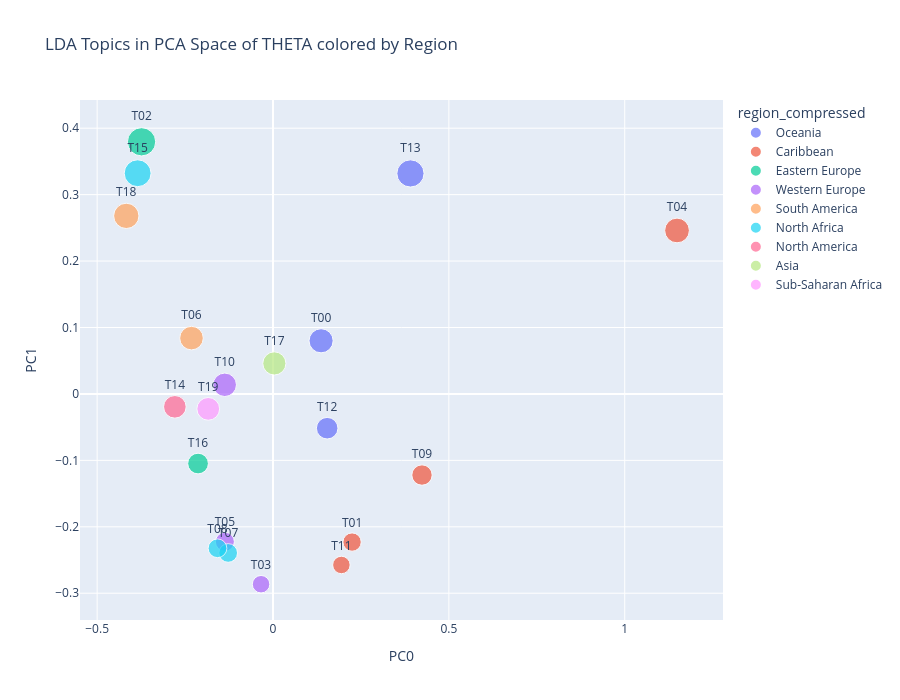
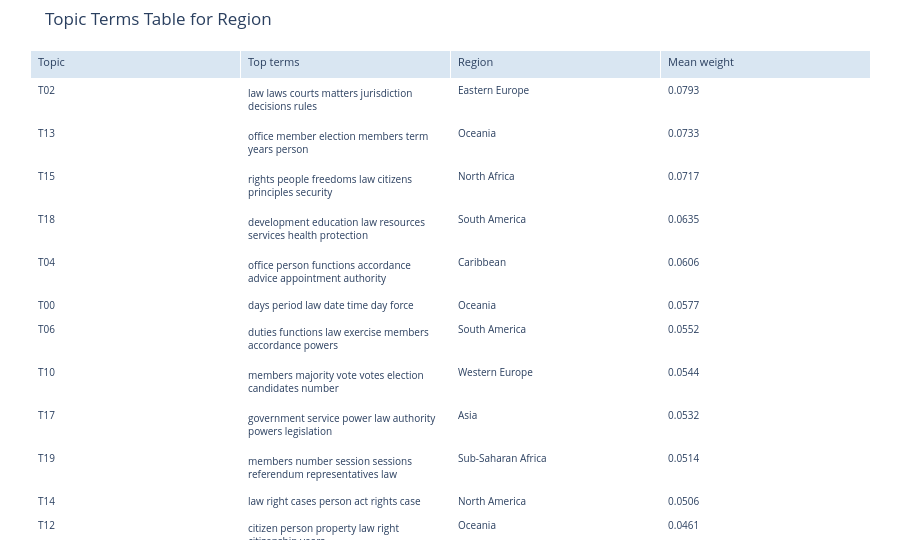
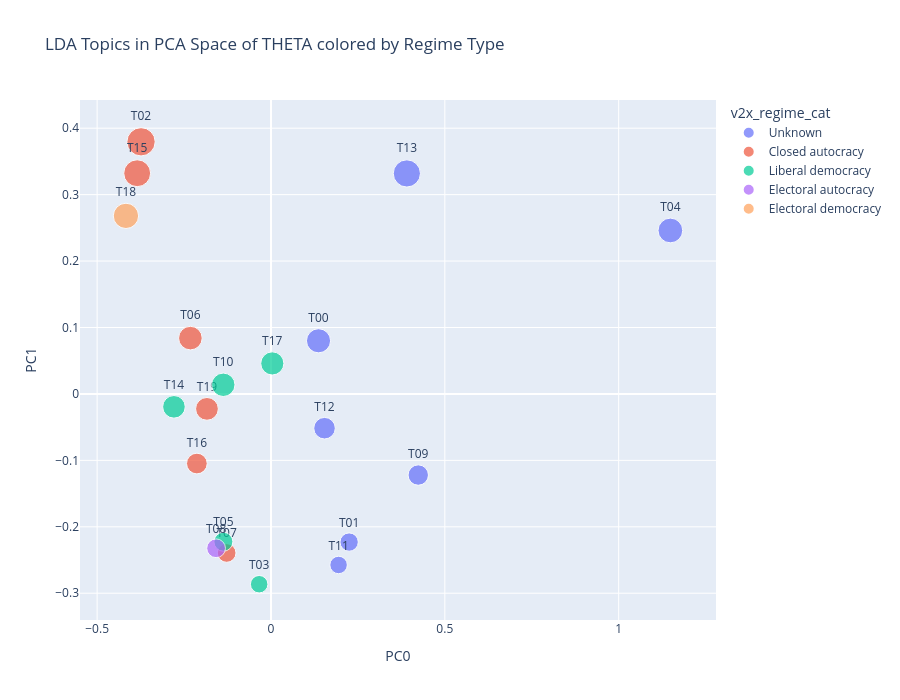
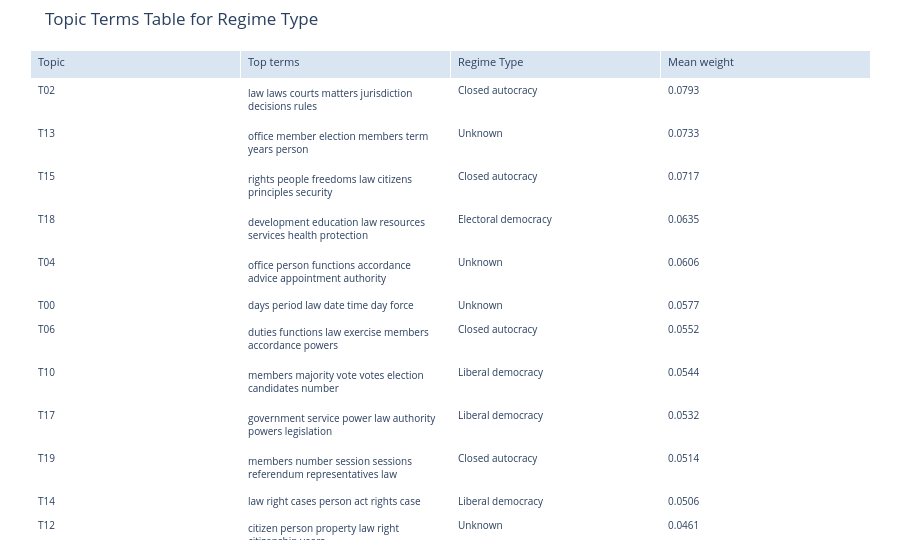

Here is the notebook cell these charts were saved with, in order:
### Markdown cell above
## LDA + PCA Visualization

This section applies PCA to the constitution-level `THETA` table with topics treated as observations. Each topic is plotted in the space opened by the first two principal components. Point size is based on mean topic weight across constitutions, and point color is based on the dominant `region_compressed` category in `LIB` after weighting countries by topic strength.

The color is therefore an interpretive overlay rather than a claim that a topic belongs exclusively to one region. It identifies which metadata category contributes the most weight to a topic on average after constitution-level topic weights have already been aggregated.

### Code cell
LDA_PCA_COLOR_COLS = [
    'region_compressed',
    'v2x_regime_cat',
    'v2x_freexp_altinf_cat',
    'v2x_rule_cat',
    'year_created',
    'year_amended',
]

DISPLAY_LABELS = {
    'region_compressed': 'Region',
    'v2x_regime_cat': 'Regime Type',
    'v2x_freexp_altinf_cat': 'Media Freedom',
    'v2x_rule_cat': 'Rule of Law',
    'year_created': 'Year Created',
    'year_amended': 'Year Amended',
}

LDA_PCA_REGION_HTML = Path('lda_pca_region.html')
LDA_PCA_REGION_TABLE_HTML = Path('lda_pca_region_table.html')
LDA_PCA_REGION_TABLE_CSV = Path('lda_pca_region_table.csv')

def build_topic_pca_table(theta_country: pd.DataFrame, topics: pd.DataFrame, lib: pd.DataFrame, color_col: str):
    # Treat topics as observations so PCA shows which topics vary together across constitutions.
    if color_col not in lib.columns:
        raise KeyError(f'{color_col} is not present in LIB.')
    topic_pca = PCA(n_components=2)
    coords = topic_pca.fit_transform(theta_country.T)
    topic_table = pd.DataFrame(coords, index=theta_country.columns, columns=['PC0', 'PC1'])
    topic_table.index.name = 'topic_id'
    topic_table['mean_doc_weight'] = theta_country.mean(axis=0)
    topic_table['top_terms'] = topics.reindex(topic_table.index)['top_terms']
    lib_doc = lib.drop_duplicates(subset=['country_id']).set_index('country_id')
    # Normalize category totals by category size so larger groups do not dominate by count alone.
    weighted = theta_country.join(lib_doc[[color_col]], how='left')
    weighted = weighted.dropna(subset=[color_col])
    dominant_values = {}
    for topic_id in theta_country.columns:
        grouped = weighted.groupby(color_col)[topic_id]
        adjusted = (grouped.sum() / grouped.count()).sort_values(ascending=False)
        dominant_values[topic_id] = adjusted.index[0] if len(adjusted) else 'Unknown'
    topic_table[color_col] = pd.Series(dominant_values)
    return topic_table.reset_index(), topic_pca.explained_variance_ratio_


def build_topic_terms_table(topic_pca: pd.DataFrame, color_col: str, top_n: int = 20) -> pd.DataFrame:
    table = topic_pca[['topic_id', 'top_terms', color_col, 'mean_doc_weight']].copy()
    table = table.sort_values('mean_doc_weight', ascending=False).head(top_n)
    table['mean_doc_weight'] = table['mean_doc_weight'].map(lambda x: f'{x:.4f}')
    return table.rename(columns={
        'topic_id': 'Topic',
        'top_terms': 'Top terms',
        color_col: DISPLAY_LABELS.get(color_col, color_col.replace('_', ' ').title()),
        'mean_doc_weight': 'Mean weight',
    })


def build_topic_terms_table_figure(table_df: pd.DataFrame, title: str):
    table_height = max(320, 80 + 24 * len(table_df))
    fig = go.Figure(
        data=[
            go.Table(
                header=dict(
                    values=list(table_df.columns),
                    align='left',
                    fill_color='#D9E6F2',
                    font=dict(size=11),
                ),
                cells=dict(
                    values=[table_df[col] for col in table_df.columns],
                    align='left',
                    fill_color='white',
                    font=dict(size=10),
                    height=24,
                ),
            )
        ]
    )
    fig.update_layout(
        title=title,
        height=table_height,
        margin=dict(t=50, r=30, b=20, l=30),
    )
    return fig


TOPIC_PCA_TABLES = {}
for color_col in LDA_PCA_COLOR_COLS:
    topic_pca, topic_pca_explained = build_topic_pca_table(THETA_COUNTRY, TOPICS, LIB.reset_index(), color_col)
    topic_pca['size_for_plot'] = topic_pca['mean_doc_weight'] * 1200
    TOPIC_PCA_TABLES[color_col] = (topic_pca, topic_pca_explained)

if px is None or go is None:
    raise ModuleNotFoundError('plotly is required for the LDA + PCA visualization but is not installed in this environment.')

LDA_PCA_FIGS = {}
LDA_PCA_TABLE_FIGS = {}
for color_col, (topic_pca, topic_pca_explained) in TOPIC_PCA_TABLES.items():
    title_label = DISPLAY_LABELS.get(color_col, color_col.replace('_', ' ').title())
    scatter_fig = px.scatter(
        topic_pca,
        x='PC0',
        y='PC1',
        text='topic_id',
        hover_name='topic_id',
        hover_data={
            'top_terms': True,
            'mean_doc_weight': ':.4f',
            color_col: True,
            'size_for_plot': False,
        },
        size='size_for_plot',
        color=color_col,
        title=f'LDA Topics in PCA Space of THETA colored by {title_label}',
        height=700,
    )
    scatter_fig.update_traces(textposition='top center')
    topic_terms_table = build_topic_terms_table(topic_pca, color_col)
    table_fig = build_topic_terms_table_figure(
        topic_terms_table,
        f'Topic Terms Table for {title_label}',
    )
    scatter_fig.show()
    table_fig.show()
    LDA_PCA_FIGS[color_col] = scatter_fig
    LDA_PCA_TABLE_FIGS[color_col] = table_fig

TOPIC_PCA_REGION_YEAR = TOPIC_PCA_TABLES['region_compressed'][0].merge(
    TOPIC_PCA_TABLES['year_created'][0][['topic_id', 'year_created']],
    on='topic_id',
    how='left',
)

scatter_fig_region_year = px.scatter(
    TOPIC_PCA_REGION_YEAR,
    x='PC0',
    y='PC1',
    text='topic_id',
    hover_name='topic_id',
    hover_data={
        'top_terms': True,
        'mean_doc_weight': ':.4f',
        'region_compressed': True,
        'year_created': True,
        'size_for_plot': False,
    },
    size='size_for_plot',
    color='year_created',
    symbol='region_compressed',
    title='LDA Topics in PCA Space: color = Year Created, shape = Region',
    height=700,
)
scatter_fig_region_year.update_traces(textposition='top center')
region_year_table = TOPIC_PCA_REGION_YEAR[['topic_id', 'top_terms', 'region_compressed', 'year_created', 'mean_doc_weight']].copy()
region_year_table = region_year_table.sort_values('mean_doc_weight', ascending=False).head(20)
region_year_table['mean_doc_weight'] = region_year_table['mean_doc_weight'].map(lambda x: f'{x:.4f}')
region_year_table = region_year_table.rename(columns={
    'topic_id': 'Topic',
    'top_terms': 'Top terms',
    'region_compressed': 'Region',
    'year_created': 'Year created',
    'mean_doc_weight': 'Mean weight',
})
LDA_PCA_TABLE_REGION_YEAR = build_topic_terms_table_figure(
    region_year_table,
    'Topic Terms Table for Year Created and Region',
)
scatter_fig_region_year.show()
LDA_PCA_TABLE_REGION_YEAR.show()
LDA_PCA_FIG_REGION_YEAR = scatter_fig_region_year

REGION_TOPIC_TABLE = TOPIC_PCA_TABLES['region_compressed'][0][['topic_id', 'PC0', 'PC1', 'mean_doc_weight', 'region_compressed', 'top_terms']].sort_values('mean_doc_weight', ascending=False).head(20).copy()
REGION_TOPIC_TABLE = REGION_TOPIC_TABLE.rename(columns={'region_compressed': 'region'})

LDA_PCA_FIGS['region_compressed'].write_html(LDA_PCA_REGION_HTML, include_plotlyjs='cdn')
LDA_PCA_TABLE_FIGS['region_compressed'].write_html(LDA_PCA_REGION_TABLE_HTML, include_plotlyjs='cdn')
REGION_TOPIC_TABLE.to_csv(LDA_PCA_REGION_TABLE_CSV, index=False)

print('Saved region graph:', LDA_PCA_REGION_HTML)
print('Saved region table html:', LDA_PCA_REGION_TABLE_HTML)
print('Saved region table csv:', LDA_PCA_REGION_TABLE_CSV)
REGION_TOPIC_TABLE

### Figure 1 — Plotly figure (JSON) as saved in the notebook; plotly's stock layout.template omitted (floating-point values rounded to 4 significant figures)
{"data": [{"customdata": [["days period law date time day force", 0.0577, "Oceania", 69.25], ["citizen person property law right citizenship years", 0.04608, "Oceania", 55.3], ["office member election members term years person", 0.07331, "Oceania", 87.97]], "hovertemplate": "<b>%{hovertext}</b><br><br>region_compressed=%{customdata[2]}<br>PC0=%{x}<br>PC1=%{y}<br>topic_id=%{text}<br>top_terms=%{customdata[0]}<br>mean_doc_weight=%{customdata[1]:.4f}<extra></extra>", "hovertext": ["T00", "T12", "T13"], "legendgroup": "Oceania", "marker": {"color": "#636efa", "size": [69.25, 55.3, 87.97], "sizemode": "area", "sizeref": 0.238, "symbol": "circle"}, "mode": "markers+text", "name": "Oceania", "orientation": "v", "showlegend": true, "text": ["T00", "T12", "T13"], "textposition": "top center", "type": "scatter", "x": [0.1367, 0.154, 0.3908], "xaxis": "x", "y": [0.07999, -0.05158, 0.3319], "yaxis": "y"}, {"customdata": [["year expenditure motion law purposes moneys purpose", 0.03333, "Caribbean", 39.99], ["office person functions accordance advice appointment authority", 0.06059, "Caribbean", 72.71], ["court person proceedings offence law case question", 0.04122, "Caribbean", 49.47], ["person law authority order religion extent force", 0.03034, "Caribbean", 36.41]], "hovertemplate": "<b>%{hovertext}</b><br><br>region_compressed=%{customdata[2]}<br>PC0=%{x}<br>PC1=%{y}<br>topic_id=%{text}<br>top_terms=%{customdata[0]}<br>mean_doc_weight=%{customdata[1]:.4f}<extra></extra>", "hovertext": ["T01", "T04", "T09", "T11"], "legendgroup": "Caribbean", "marker": {"color": "#EF553B", "size": [39.99, 72.71, 49.47, 36.41], "sizemode": "area", "sizeref": 0.238, "symbol": "circle"}, "mode": "markers+text", "name": "Caribbean", "orientation": "v", "showlegend": true, "text": ["T01", "T04", "T09", "T11"], "textposition": "top center", "type": "scatter", "x": [0.2248, 1.149, 0.4236, 0.1945], "xaxis": "x", "y": [-0.223, 0.246, -0.1221, -0.2575], "yaxis": "y"}, {"customdata": [["law laws courts matters jurisdiction decisions rules", 0.07932, "Eastern Europe", 95.18], ["right parties work conditions party law citizens", 0.04248, "Eastern Europe", 50.98]], "hovertemplate": "<b>%{hovertext}</b><br><br>region_compressed=%{customdata[2]}<br>PC0=%{x}<br>PC1=%{y}<br>topic_id=%{text}<br>top_terms=%{customdata[0]}<br>mean_doc_weight=%{customdata[1]:.4f}<extra></extra>", "hovertext": ["T02", "T16"], "legendgroup": "Eastern Europe", "marker": {"color": "#00cc96", "size": [95.18, 50.98], "sizemode": "area", "sizeref": 0.238, "symbol": "circle"}, "mode": "markers+text", "name": "Eastern Europe", "orientation": "v", "showlegend": true, "text": ["T02", "T16"], "textposition": "top center", "type": "scatter", "x": [-0.3737, -0.2131], "xaxis": "x", "y": [0.3795, -0.1048], "yaxis": "y"}, {"customdata": [["information freedom law persons right expression access", 0.03039, "Western Europe", 36.47], ["territory treaties committees agreements law agreement treaty", 0.03571, "Western Europe", 42.85], ["members majority vote votes election candidates number", 0.05443, "Western Europe", 65.31]], "hovertemplate": "<b>%{hovertext}</b><br><br>region_compressed=%{customdata[2]}<br>PC0=%{x}<br>PC1=%{y}<br>topic_id=%{text}<br>top_terms=%{customdata[0]}<br>mean_doc_weight=%{customdata[1]:.4f}<extra></extra>", "hovertext": ["T03", "T05", "T10"], "legendgroup": "Western Europe", "marker": {"color": "#ab63fa", "size": [36.47, 42.85, 65.31], "sizemode": "area", "sizeref": 0.238, "symbol": "circle"}, "mode": "markers+text", "name": "Western Europe", "orientation": "v", "showlegend": true, "text": ["T03", "T05", "T10"], "textposition": "top center", "type": "scatter", "x": [-0.03398, -0.1368, -0.1372], "xaxis": "x", "y": [-0.2864, -0.2225, 0.01376], "yaxis": "y"}, {"customdata": [["duties functions law exercise members accordance powers", 0.05522, "South America", 66.26], ["development education law resources services health protection", 0.06354, "South America", 76.24]], "hovertemplate": "<b>%{hovertext}</b><br><br>region_compressed=%{customdata[2]}<br>PC0=%{x}<br>PC1=%{y}<br>topic_id=%{text}<br>top_terms=%{customdata[0]}<br>mean_doc_weight=%{customdata[1]:.4f}<extra></extra>", "hovertext": ["T06", "T18"], "legendgroup": "South America", "marker": {"color": "#FFA15A", "size": [66.26, 76.24], "sizemode": "area", "sizeref": 0.238, "symbol": "circle"}, "mode": "markers+text", "name": "South America", "orientation": "v", "showlegend": true, "text": ["T06", "T18"], "textposition": "top center", "type": "scatter", "x": [-0.2318, -0.4171], "xaxis": "x", "y": [0.08405, 0.268], "yaxis": "y"}, {"customdata": [["force members law para constitution meetings functioning", 0.03468, "North Africa", 41.62], ["state emergency war declaration forces measures law", 0.03479, "North Africa", 41.75], ["rights people freedoms law citizens principles security", 0.07165, "North Africa", 85.98]], "hovertemplate": "<b>%{hovertext}</b><br><br>region_compressed=%{customdata[2]}<br>PC0=%{x}<br>PC1=%{y}<br>topic_id=%{text}<br>top_terms=%{customdata[0]}<br>mean_doc_weight=%{customdata[1]:.4f}<extra></extra>", "hovertext": ["T07", "T08", "T15"], "legendgroup": "North Africa", "marker": {"color": "#19d3f3", "size": [41.62, 41.75, 85.98], "sizemode": "area", "sizeref": 0.238, "symbol": "circle"}, "mode": "markers+text", "name": "North Africa", "orientation": "v", "showlegend": true, "text": ["T07", "T08", "T15"], "textposition": "top center", "type": "scatter", "x": [-0.1275, -0.1578, -0.3849], "xaxis": "x", "y": [-0.2394, -0.2323, 0.3322], "yaxis": "y"}, {"customdata": [["law right cases person act rights case", 0.05064, "North America", 60.77]], "hovertemplate": "<b>%{hovertext}</b><br><br>region_compressed=%{customdata[2]}<br>PC0=%{x}<br>PC1=%{y}<br>topic_id=%{text}<br>top_terms=%{customdata[0]}<br>mean_doc_weight=%{customdata[1]:.4f}<extra></extra>", "hovertext": ["T14"], "legendgroup": "North America", "marker": {"color": "#FF6692", "size": [60.77], "sizemode": "area", "sizeref": 0.238, "symbol": "circle"}, "mode": "markers+text", "name": "North America", "orientation": "v", "showlegend": true, "text": ["T14"], "textposition": "top center", "type": "scatter", "x": [-0.279], "xaxis": "x", "y": [-0.01941], "yaxis": "y"}, {"customdata": [["government service power law authority powers legislation", 0.05319, "Asia", 63.82]], "hovertemplate": "<b>%{hovertext}</b><br><br>region_compressed=%{customdata[2]}<br>PC0=%{x}<br>PC1=%{y}<br>topic_id=%{text}<br>top_terms=%{customdata[0]}<br>mean_doc_weight=%{customdata[1]:.4f}<extra></extra>", "hovertext": ["T17"], "legendgroup": "Asia", "marker": {"color": "#B6E880", "size": [63.82], "sizemode": "area", "sizeref": 0.238, "symbol": "circle"}, "mode": "markers+text", "name": "Asia", "orientation": "v", "showlegend": true, "text": ["T17"], "textposition": "top center", "type": "scatter", "x": [0.003836], "xaxis": "x", "y": [0.04593], "yaxis": "y"}, {"customdata": [["members number session sessions referendum representatives law", 0.05139, "Sub-Saharan Africa", 61.67]], "hovertemplate": "<b>%{hovertext}</b><br><br>region_compressed=%{customdata[2]}<br>PC0=%{x}<br>PC1=%{y}<br>topic_id=%{text}<br>top_terms=%{customdata[0]}<br>mean_doc_weight=%{customdata[1]:.4f}<extra></extra>", "hovertext": ["T19"], "legendgroup": "Sub-Saharan Africa", "marker": {"color": "#FF97FF", "size": [61.67], "sizemode": "area", "sizeref": 0.238, "symbol": "circle"}, "mode": "markers+text", "name": "Sub-Saharan Africa", "orientation": "v", "showlegend": true, "text": ["T19"], "textposition": "top center", "type": "scatter", "x": [-0.1841], "xaxis": "x", "y": [-0.02247], "yaxis": "y"}], "layout": {"height": 700, "legend": {"itemsizing": "constant", "title": {"text": "region_compressed"}, "tracegroupgap": 0}, "title": {"text": "LDA Topics in PCA Space of THETA colored by Region"}, "xaxis": {"anchor": "y", "domain": [0, 1], "title": {"text": "PC0"}}, "yaxis": {"anchor": "x", "domain": [0, 1], "title": {"text": "PC1"}}}}

### Figure 2 — Plotly figure (JSON) as saved in the notebook; plotly's stock layout.template omitted (floating-point values rounded to 4 significant figures)
{"data": [{"cells": {"align": "left", "fill": {"color": "white"}, "font": {"size": 10}, "height": 24, "values": [["T02", "T13", "T15", "T18", "T04", "T00", "T06", "T10", "T17", "T19", "T14", "T12", "T16", "T09", "T05", "T08", "T07", "T01", "T03", "T11"], ["law laws courts matters jurisdiction decisions rules", "office member election members term years person", "rights people freedoms law citizens principles security", "development education law resources services health protection", "office person functions accordance advice appointment authority", "days period law date time day force", "duties functions law exercise members accordance powers", "members majority vote votes election candidates number", "government service power law authority powers legislation", "members number session sessions referendum representatives law", "law right cases person act rights case", "citizen person property law right citizenship years", "right parties work conditions party law citizens", "court person proceedings offence law case question", "territory treaties committees agreements law agreement treaty", "state emergency war declaration forces measures law", "force members law para constitution meetings functioning", "year expenditure motion law purposes moneys purpose", "information freedom law persons right expression access", "person law authority order religion extent force"], ["Eastern Europe", "Oceania", "North Africa", "South America", "Caribbean", "Oceania", "South America", "Western Europe", "Asia", "Sub-Saharan Africa", "North America", "Oceania", "Eastern Europe", "Caribbean", "Western Europe", "North Africa", "North Africa", "Caribbean", "Western Europe", "Caribbean"], ["0.0793", "0.0733", "0.0717", "0.0635", "0.0606", "0.0577", "0.0552", "0.0544", "0.0532", "0.0514", "0.0506", "0.0461", "0.0425", "0.0412", "0.0357", "0.0348", "0.0347", "0.0333", "0.0304", "0.0303"]]}, "header": {"align": "left", "fill": {"color": "#D9E6F2"}, "font": {"size": 11}, "values": ["Topic", "Top terms", "Region", "Mean weight"]}, "type": "table"}], "layout": {"height": 560, "margin": {"b": 20, "l": 30, "r": 30, "t": 50}, "title": {"text": "Topic Terms Table for Region"}}}

### Figure 3 — Plotly figure (JSON) as saved in the notebook; plotly's stock layout.template omitted (floating-point values rounded to 4 significant figures)
{"data": [{"customdata": [["days period law date time day force", 0.0577, "Unknown", 69.25], ["year expenditure motion law purposes moneys purpose", 0.03333, "Unknown", 39.99], ["office person functions accordance advice appointment authority", 0.06059, "Unknown", 72.71], ["court person proceedings offence law case question", 0.04122, "Unknown", 49.47], ["person law authority order religion extent force", 0.03034, "Unknown", 36.41], ["citizen person property law right citizenship years", 0.04608, "Unknown", 55.3], ["office member election members term years person", 0.07331, "Unknown", 87.97]], "hovertemplate": "<b>%{hovertext}</b><br><br>v2x_regime_cat=%{customdata[2]}<br>PC0=%{x}<br>PC1=%{y}<br>topic_id=%{text}<br>top_terms=%{customdata[0]}<br>mean_doc_weight=%{customdata[1]:.4f}<extra></extra>", "hovertext": ["T00", "T01", "T04", "T09", "T11", "T12", "T13"], "legendgroup": "Unknown", "marker": {"color": "#636efa", "size": [69.25, 39.99, 72.71, 49.47, 36.41, 55.3, 87.97], "sizemode": "area", "sizeref": 0.238, "symbol": "circle"}, "mode": "markers+text", "name": "Unknown", "orientation": "v", "showlegend": true, "text": ["T00", "T01", "T04", "T09", "T11", "T12", "T13"], "textposition": "top center", "type": "scatter", "x": [0.1367, 0.2248, 1.149, 0.4236, 0.1945, 0.154, 0.3908], "xaxis": "x", "y": [0.07999, -0.223, 0.246, -0.1221, -0.2575, -0.05158, 0.3319], "yaxis": "y"}, {"customdata": [["law laws courts matters jurisdiction decisions rules", 0.07932, "Closed autocracy", 95.18], ["duties functions law exercise members accordance powers", 0.05522, "Closed autocracy", 66.26], ["force members law para constitution meetings functioning", 0.03468, "Closed autocracy", 41.62], ["rights people freedoms law citizens principles security", 0.07165, "Closed autocracy", 85.98], ["right parties work conditions party law citizens", 0.04248, "Closed autocracy", 50.98], ["members number session sessions referendum representatives law", 0.05139, "Closed autocracy", 61.67]], "hovertemplate": "<b>%{hovertext}</b><br><br>v2x_regime_cat=%{customdata[2]}<br>PC0=%{x}<br>PC1=%{y}<br>topic_id=%{text}<br>top_terms=%{customdata[0]}<br>mean_doc_weight=%{customdata[1]:.4f}<extra></extra>", "hovertext": ["T02", "T06", "T07", "T15", "T16", "T19"], "legendgroup": "Closed autocracy", "marker": {"color": "#EF553B", "size": [95.18, 66.26, 41.62, 85.98, 50.98, 61.67], "sizemode": "area", "sizeref": 0.238, "symbol": "circle"}, "mode": "markers+text", "name": "Closed autocracy", "orientation": "v", "showlegend": true, "text": ["T02", "T06", "T07", "T15", "T16", "T19"], "textposition": "top center", "type": "scatter", "x": [-0.3737, -0.2318, -0.1275, -0.3849, -0.2131, -0.1841], "xaxis": "x", "y": [0.3795, 0.08405, -0.2394, 0.3322, -0.1048, -0.02247], "yaxis": "y"}, {"customdata": [["information freedom law persons right expression access", 0.03039, "Liberal democracy", 36.47], ["territory treaties committees agreements law agreement treaty", 0.03571, "Liberal democracy", 42.85], ["members majority vote votes election candidates number", 0.05443, "Liberal democracy", 65.31], ["law right cases person act rights case", 0.05064, "Liberal democracy", 60.77], ["government service power law authority powers legislation", 0.05319, "Liberal democracy", 63.82]], "hovertemplate": "<b>%{hovertext}</b><br><br>v2x_regime_cat=%{customdata[2]}<br>PC0=%{x}<br>PC1=%{y}<br>topic_id=%{text}<br>top_terms=%{customdata[0]}<br>mean_doc_weight=%{customdata[1]:.4f}<extra></extra>", "hovertext": ["T03", "T05", "T10", "T14", "T17"], "legendgroup": "Liberal democracy", "marker": {"color": "#00cc96", "size": [36.47, 42.85, 65.31, 60.77, 63.82], "sizemode": "area", "sizeref": 0.238, "symbol": "circle"}, "mode": "markers+text", "name": "Liberal democracy", "orientation": "v", "showlegend": true, "text": ["T03", "T05", "T10", "T14", "T17"], "textposition": "top center", "type": "scatter", "x": [-0.03398, -0.1368, -0.1372, -0.279, 0.003836], "xaxis": "x", "y": [-0.2864, -0.2225, 0.01376, -0.01941, 0.04593], "yaxis": "y"}, {"customdata": [["state emergency war declaration forces measures law", 0.03479, "Electoral autocracy", 41.75]], "hovertemplate": "<b>%{hovertext}</b><br><br>v2x_regime_cat=%{customdata[2]}<br>PC0=%{x}<br>PC1=%{y}<br>topic_id=%{text}<br>top_terms=%{customdata[0]}<br>mean_doc_weight=%{customdata[1]:.4f}<extra></extra>", "hovertext": ["T08"], "legendgroup": "Electoral autocracy", "marker": {"color": "#ab63fa", "size": [41.75], "sizemode": "area", "sizeref": 0.238, "symbol": "circle"}, "mode": "markers+text", "name": "Electoral autocracy", "orientation": "v", "showlegend": true, "text": ["T08"], "textposition": "top center", "type": "scatter", "x": [-0.1578], "xaxis": "x", "y": [-0.2323], "yaxis": "y"}, {"customdata": [["development education law resources services health protection", 0.06354, "Electoral democracy", 76.24]], "hovertemplate": "<b>%{hovertext}</b><br><br>v2x_regime_cat=%{customdata[2]}<br>PC0=%{x}<br>PC1=%{y}<br>topic_id=%{text}<br>top_terms=%{customdata[0]}<br>mean_doc_weight=%{customdata[1]:.4f}<extra></extra>", "hovertext": ["T18"], "legendgroup": "Electoral democracy", "marker": {"color": "#FFA15A", "size": [76.24], "sizemode": "area", "sizeref": 0.238, "symbol": "circle"}, "mode": "markers+text", "name": "Electoral democracy", "orientation": "v", "showlegend": true, "text": ["T18"], "textposition": "top center", "type": "scatter", "x": [-0.4171], "xaxis": "x", "y": [0.268], "yaxis": "y"}], "layout": {"height": 700, "legend": {"itemsizing": "constant", "title": {"text": "v2x_regime_cat"}, "tracegroupgap": 0}, "title": {"text": "LDA Topics in PCA Space of THETA colored by Regime Type"}, "xaxis": {"anchor": "y", "domain": [0, 1], "title": {"text": "PC0"}}, "yaxis": {"anchor": "x", "domain": [0, 1], "title": {"text": "PC1"}}}}

### Figure 4 — Plotly figure (JSON) as saved in the notebook; plotly's stock layout.template omitted (floating-point values rounded to 4 significant figures)
{"data": [{"cells": {"align": "left", "fill": {"color": "white"}, "font": {"size": 10}, "height": 24, "values": [["T02", "T13", "T15", "T18", "T04", "T00", "T06", "T10", "T17", "T19", "T14", "T12", "T16", "T09", "T05", "T08", "T07", "T01", "T03", "T11"], ["law laws courts matters jurisdiction decisions rules", "office member election members term years person", "rights people freedoms law citizens principles security", "development education law resources services health protection", "office person functions accordance advice appointment authority", "days period law date time day force", "duties functions law exercise members accordance powers", "members majority vote votes election candidates number", "government service power law authority powers legislation", "members number session sessions referendum representatives law", "law right cases person act rights case", "citizen person property law right citizenship years", "right parties work conditions party law citizens", "court person proceedings offence law case question", "territory treaties committees agreements law agreement treaty", "state emergency war declaration forces measures law", "force members law para constitution meetings functioning", "year expenditure motion law purposes moneys purpose", "information freedom law persons right expression access", "person law authority order religion extent force"], ["Closed autocracy", "Unknown", "Closed autocracy", "Electoral democracy", "Unknown", "Unknown", "Closed autocracy", "Liberal democracy", "Liberal democracy", "Closed autocracy", "Liberal democracy", "Unknown", "Closed autocracy", "Unknown", "Liberal democracy", "Electoral autocracy", "Closed autocracy", "Unknown", "Liberal democracy", "Unknown"], ["0.0793", "0.0733", "0.0717", "0.0635", "0.0606", "0.0577", "0.0552", "0.0544", "0.0532", "0.0514", "0.0506", "0.0461", "0.0425", "0.0412", "0.0357", "0.0348", "0.0347", "0.0333", "0.0304", "0.0303"]]}, "header": {"align": "left", "fill": {"color": "#D9E6F2"}, "font": {"size": 11}, "values": ["Topic", "Top terms", "Regime Type", "Mean weight"]}, "type": "table"}], "layout": {"height": 560, "margin": {"b": 20, "l": 30, "r": 30, "t": 50}, "title": {"text": "Topic Terms Table for Regime Type"}}}
